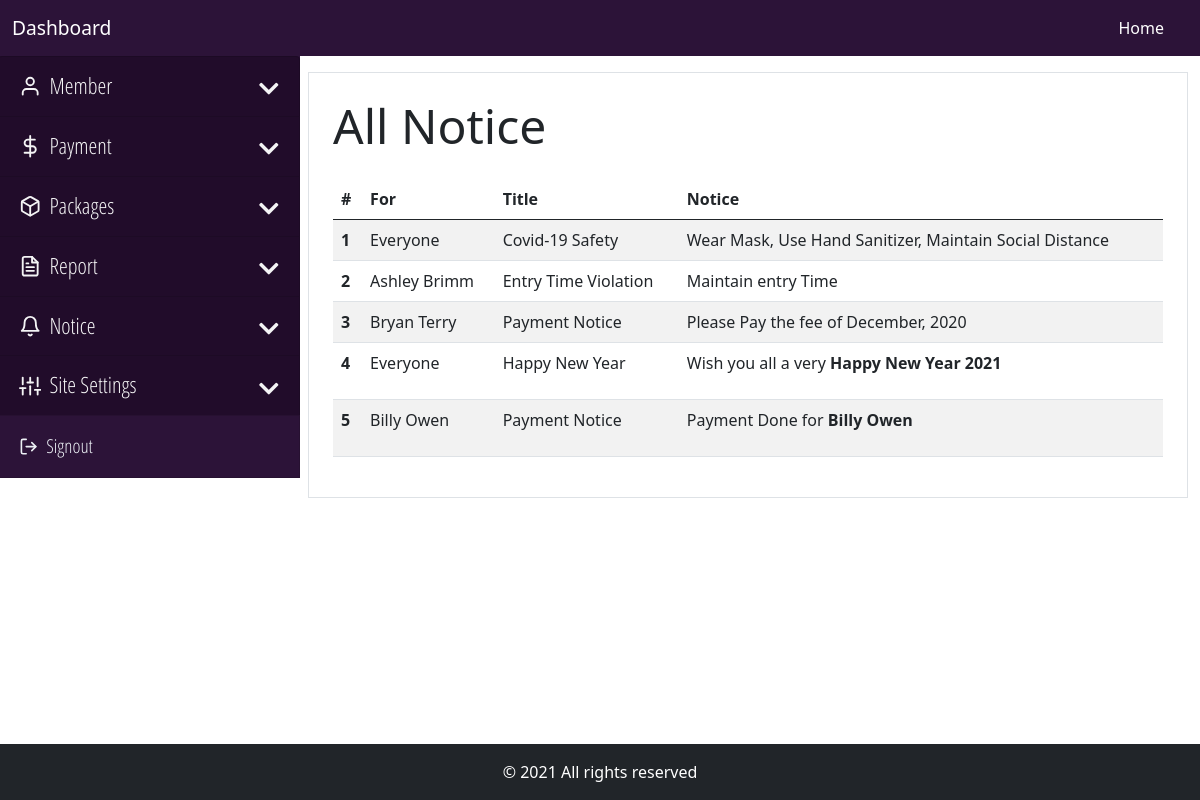
Page /backend/notice/view-notice.php (signed in) on the committed database.
### tables this page shows
CREATE TABLE `notice` (
  `notice_id` int(11) NOT NULL,
  `notice_title` varchar(100) NOT NULL,
  `notice_body` text NOT NULL,
  `notice_for` int(11) NOT NULL DEFAULT 0,
  `notice_isuued_at` timestamp NOT NULL DEFAULT current_timestamp()
);

CREATE TABLE `member` (
  `member_id` int(11) NOT NULL,
  `member_name` varchar(60) NOT NULL,
  `member_gender` enum('male','female','others') DEFAULT NULL,
  `member_dob` varchar(25) DEFAULT NULL,
  `member_address` varchar(255) DEFAULT NULL,
  `member_package` varchar(20) NOT NULL,
  `member_mobile` varchar(11) DEFAULT NULL,
  `member_photo` varchar(255) DEFAULT NULL,
  `member_status` enum('0','1','2') NOT NULL DEFAULT '0' COMMENT '0 = pending, 1 = Active, 2 = banned',
  `member_user_id` int(11) NOT NULL,
  `member_joined_at` timestamp NOT NULL DEFAULT current_timestamp()
);

### core/main.php (called while the page is built, shortened)
<?php
    class Main
    {
        private $host = "localhost";
        private $user = "root";
        private $pass ="";
        private $database = "crm4gym";
        private function dbConnect()
        {
            try
            {
                $this->conn = new PDO('mysql:host='.$this->host.';dbname='.$this->database, $this->user, $this->pass);
            }
            catch(PDOException $Exception)
            {
                $this->errmsg = $Exception->getMessage();
            }
        }
    }
?>

### core/dashboard.php (called while the page is built, shortened)
<?php
    require_once "main.php";
    class Dashboard extends Main
    {
        public function viewNotice()
        {
            $this->sql = $this->conn->prepare("SELECT notice.*, member.member_name FROM notice LEFT JOIN member ON notice.notice_for = member.member_id");
            try
            {
                $this->sql->execute();
                if($this->sql->rowCount() > 0)
                {
                    $data = $this->sql->fetchAll(PDO::FETCH_OBJ);
                    return $data;
                }
                else
                {
                    return false;
                }
            }
            catch(PDOException $Exception)
            {
                $this->errmsg = $Exception->getMessage();
                $_SESSION['error'] = "Unexpected Error Occured. Please try again Later.<br> Error: ".$this->errmsg;
                return false;
            }
        }
    }
?>

### backend/notice/view-notice.php (the view, shortened to what this page needs)
<?php
    require_once "../../core/dashboard.php";
    require_once "../inc/be-header.php";
    if(isset( $_SESSION['role']) &&  $_SESSION['role'] == 'admin' )
    {
      require_once "../inc/be-nav-admin.php";
    }
    else
    {
      require_once "../inc/be-nav-user.php";
    }
?>
<div class="container-fluid overflow-hidden mb-5">
    <div class="row gx-2 mt-3">
    <?php
        if(isset( $_SESSION['role']) &&  $_SESSION['role'] == 'admin' )
        {
          require_once "../inc/be-sidenav-admin.php";
        }
        else
        {
          require_once "../inc/be-sidenav-user.php";
        }
    ?>
        <div class="col-md-9">
            <div class="border p-4">
                <h2 class="display-5 mb-4">All Notice</h2>
                <table class="table table-striped">
                    <thead>
                        <tr>
                            <th scope="col">#</th>
                            <th scope="col">For</th>
                            <th scope="col">Title</th>
                            <th scope="col">Notice</th>
                        </tr>
                    </thead>
                    <tbody>
                        <?php
                            $notice = new Dashboard;
                            $result = $notice->viewNotice();
                            if($result != false)
                            {
                                foreach($result as $data)
                                {
                                    if($data->notice_for == 0)
                                    {
                                        $for = "Everyone";
                                    }
                                    else
                                    {
                                        $for = $data->member_name;
                                    }
                        ?>
                            <tr>
                                <th scope="row"><?=$data->notice_id?></th>
                                <td><?=$for?></td>
                                <td><?=$data->notice_title?></td>
                                <td><?=$data->notice_body?></td>
                            </tr>
                        <?php
                                }
                            }
                            else
                            {
                        ?>
                            <tr>
                                <td colspan="4">No Data Found</td>
                            </tr>
                        <?php
                            }
                        ?>
                    </tbody>
                </table>
            </div>
        </div>
    </div>
</div>
<?php
    require_once "../inc/be-footer.php";
?>

### rows in the picture
notice: notice_id "1", notice_for "Everyone", notice_title "Covid-19 Safety", notice_body "Wear Mask, Use Hand Sanitizer, Maintain Social Distance"
notice: notice_id "2", member.member_name "Ashley Brimm", notice_title "Entry Time Violation", notice_body "Maintain entry Time"
notice: notice_id "3", member.member_name "Bryan Terry", notice_title "Payment Notice", notice_body "Please Pay the fee of December, 2020"
notice: notice_id "4", notice_for "Everyone", notice_title "Happy New Year", notice_body "Wish you all a very Happy New Year 2021"
notice: notice_id "5", member.member_name "Billy Owen", notice_title "Payment Notice", notice_body "Payment Done for Billy Owen"
